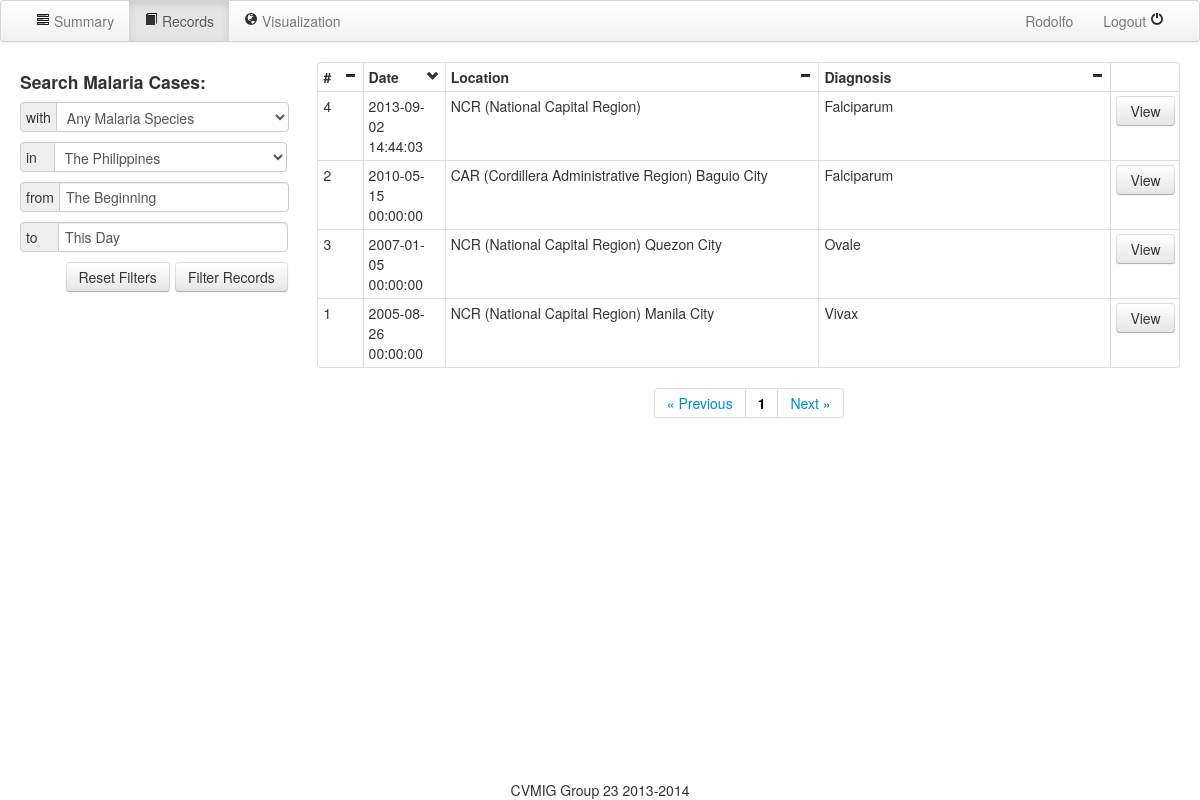
The page /records/ (signed in) on the database as committed earlier.
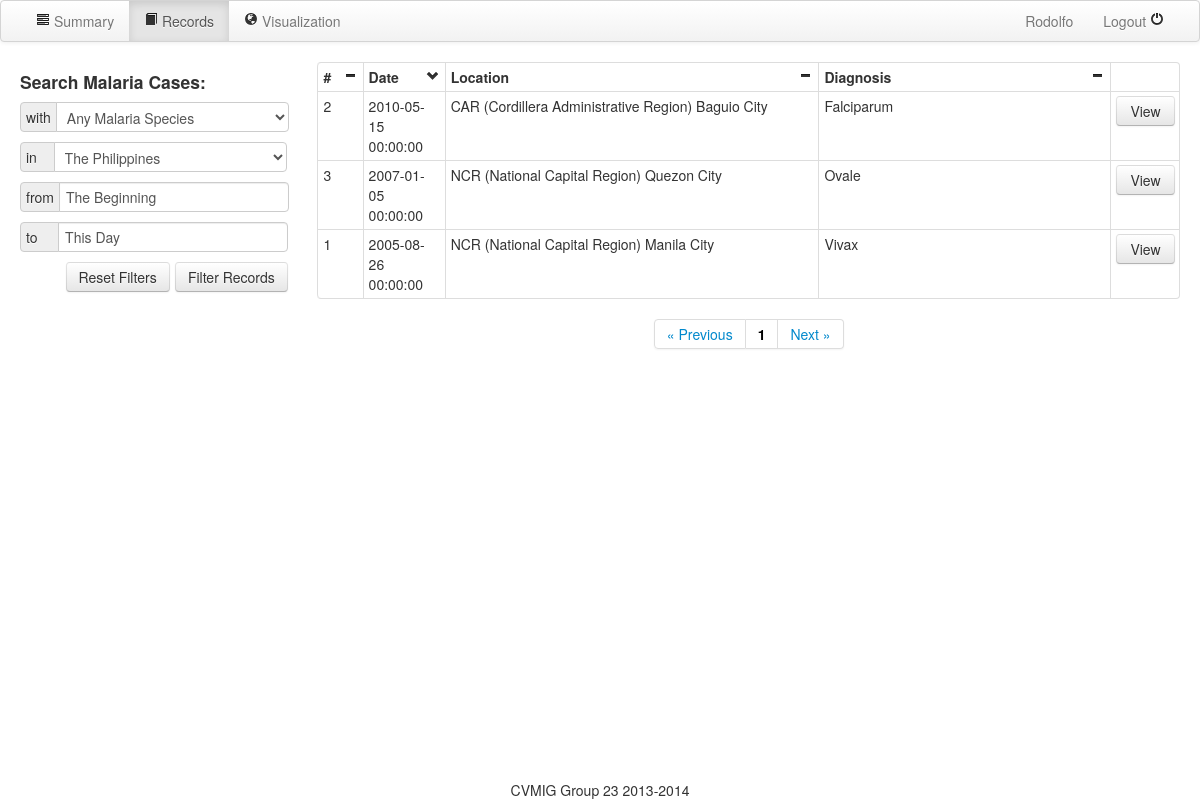
The same page on the database as committed later.
### serveus/models.py (models this page shows, shortened)
class User(db.Model, UserMixin):
    id = db.Column(db.Integer, primary_key=True)
    username = db.Column(db.String(80), unique=True)
    password = db.Column(db.String(120), unique=True)
    usertype_id = db.Column(db.Integer, db.ForeignKey('usertype.id'))

class Case(db.Model):
    id = db.Column(db.Integer, primary_key=True)
    date = db.Column(db.DateTime())
    age = db.Column(db.Integer)
    address = db.Column(db.String(120))
    human_diagnosis = db.Column(db.String(80))
    lat = db.Column(db.Float)
    lng = db.Column(db.Float)
    maltype_id = db.Column(db.Integer, db.ForeignKey('maltype.id'))
    images = db.relationship('Image', backref='case', lazy='dynamic')

### serveus/views.py (the view)
@app.route('/records/')
@login_required
def records2():
    print request.args.get('page')
    if not request.args.get('page'):
        page = 1
    else:
        page = int(request.args.get('page'))
    print request.args.get('malaria_selection')
    print request.args.get('region_selection')
    print request.args.get('date_start')
    print request.args.get('date_end')
    print request.args.get('sort_by') # date, location, diagnosis
    print request.args.get('order') # asc, desc
    if request.args:
        print 'Arguments present'
    else:
        print 'No arguments given'
    malariaList = ['Any Malaria Species','Falciparum','Vivax','Ovale','Malariae','No Malaria']
    regionList = ['The Philippines','NCR (National Capital Region)','CAR (Cordillera Administrative Region)','Region I (Ilocos Region)','Region II (Cagayan Valley)','Region III (Central Luzon)','Region IV-A (CALABARZON)','Region IV-B (MIMAROPA)','Region V (Bicol Region)','Region VI (Western Visayas)','Region VII (Central Visayas)','Region VIII (Eastern Visayas)','Region IX (Zamboanga Peninsula)','Region X (Northern Mindanao)','Region XI (Davao Region)','Region XII (Soccsksargen)','Region XIII (Caraga)','ARMM (Autonomous Region in Muslim Mindanao)']
    if request.args:
        malariaSelected = request.args.get('malaria_selection')
        regionSelected = request.args.get('region_selection')
        malariaIndex = malariaList.index(malariaSelected)
        regionIndex = regionList.index(regionSelected)
        date_start = request.args.get('date_start')
        date_end = request.args.get('date_end')
        sort_by = request.args.get('sort_by')
        order = request.args.get('order')
        caseList=''
        if date_start != 'The Beginning' :
            a=request.args.get('date_start')
            b=a.split('/')
            dt=datetime.date(int(b[2]),int(b[0]),int(b[1]))
            a=request.args.get('date_end')
            b=a.split('/')
            dte=datetime.date(int(b[2]),int(b[0]),int(b[1]))
        else :
            dt=datetime.date(1000,1,1)
            dte=datetime.date(9000,12,31)
        sortby=''
        if sort_by== 'date':
            sortby='date'
        elif sort_by== 'location':
            sortby='address'
        elif sort_by== 'diagnosis':
            sortby='human_diagnosis'
        else:
            sortby='id'
        param= "\"case\"."+sortby+" "+order
        print param
        if regionIndex == 0 and malariaIndex == 0:
                caseList= Case.query.filter(Case.date>=dt,Case.date<=dte).order_by(param)
        elif regionIndex == 0:
                caseList = Case.query.filter(Case.human_diagnosis == malariaSelected,Case.date>=dt,Case.date<=dte).order_by(param)
        elif malariaIndex == 0:
                caseList = Case.query.filter(Case.address.contains(regionSelected),Case.date>=dt,Case.date<=dte).order_by(param)
        else:
            caseList = Case.query.filter(Case.address.contains(regionSelected),Case.human_diagnosis == malariaSelected,Case.date>=dt,Case.date<=dte).order_by(param)
    else:
        malariaIndex = 0
        regionIndex = 0
        date_start = "The Beginning"
        date_end = "This Day"
        sort_by = "date"
        order = "desc"
        caseList = Case.query.order_by(Case.date.desc())
    caseList = [i for i in caseList]
    pagination = Pagination(page, Pagination.PER_PAGE, len(caseList))
    caseList = caseList[(page-1)*Pagination.PER_PAGE : ((page-1)*Pagination.PER_PAGE) + Pagination.PER_PAGE]
    return render_template("records.html", caseList = caseList, pagination = pagination, malariaList = malariaList, regionList = regionList, malariaIndex = malariaIndex, regionIndex = regionIndex, date_start = date_start, date_end = date_end, sort_by = sort_by, order = order, user = current_user)

### serveus/misc.py (called while the page is built)
    @property
    def pages(self):
        return int(ceil(self.total_count / float(self.per_page)))

    @property
    def has_prev(self):
        return self.page > 1

    @property
    def has_next(self):
        return self.page < self.pages

    def iter_pages(self, left_edge=2, left_current=2,
                   right_current=5, right_edge=2):
        last = 0
        for num in xrange(1, self.pages + 1):
            if num <= left_edge or \
               (num > self.page - left_current - 1 and \
                num < self.page + right_current) or \
               num > self.pages - right_edge:
                if last + 1 != num:
                    yield None
                yield num
                last = num

### serveus/views.py (called while the page is built)
@login_manager.user_loader
def load_user(userid):
    return User.query.get(userid)

### serveus/templates/records.html (shortened to what this page needs)
<!DOCTYPE html>
<html>
	<head>
		<link href="/static/css/bootstrap.min.css" rel="stylesheet" media="screen">
		<link href="/static/css/bootstrap-responsive.css" rel="stylesheet">
        <link href="/static/css/eyecon-datepicker.css" rel="stylesheet">
	</head>
	<body>
    <div id="super">
		<div class="navbar" style="width: 100%;">
			<div class="navbar-inner">
				<div>
                    <div>
					<ul class="nav pull-left">
						<li><a href="/dashboard"><i class="icon-tasks"></i> Summary</a></li>
						<li class="active"><a href="/records/"><i class="icon-book"></i> Records</a></li>
						<li><a href="/map"><i class="icon-globe"></i> Visualization</a></li>
					</ul>
					<ul class="nav pull-right">
						<li><a href="#">{{user.usertype.name}} {{ user.username }}</a></li>
						<li><a href="/logout/">Logout <i class="icon-off"></i></a></li>
					</ul>
					</div>
				</div>
			</div>
		</div>
		<div class="container-fluid">
				<div class="row-fluid">
				<form action="/records/" method="get" name="filter" class="span3 container" style="background-color: white; ">
					<h4>Search Malaria Cases:</h4>
					<div class="input-prepend" style="width: 100%">
<span class="add-on">with</span>
					<select style="width: calc(100% - 35px)" name="malaria_selection">
                    {% for i in malariaList %}
                        <option {% if loop.index0 == malariaIndex %}selected{% endif %}>{{ i }}</option>
                    {% endfor %}
					</select>
					</div>
					<div class="input-prepend" style="width: 100%">
<span class="add-on">in&nbsp;&nbsp;&nbsp;</span>
					<select style="width: calc(100% - 34px)" name="region_selection">
					{% for i in regionList %}
                        <option {% if loop.index0 == regionIndex %}selected{% endif %}>{{ i }}</option>
                    {% endfor %}
					</select>
					</div>
                    <br>
                    <div class="input-prepend" style="width: 100%">
<span class="add-on">from</span>
                    <input type="text" style="width: calc(100% - 52px)" value="{{date_start}}" id="dpd1" name="date_start">
                    </div>
                    <br>
                    <div class="input-prepend" style="width: 100%">
                    <span class="add-on">to&nbsp;&nbsp;&nbsp;&nbsp;</span>
                    <input type="text" style="width: calc(100% - 52px)" value="{{date_end}}" id="dpd2" name="date_end">
                    </div>
                    <br>
                    <div style="text-align: right">
                    <a class="btn" href="/records/" >Reset Filters</a>
                    <input class="btn btn-medium" type="submit" id="submit_button" value="Filter Records" style="height: 30px; margin-left: 0.5%">
                    </div>
				</form>
				<div class="span9" style="background-color: white;">
				    <table class="table table-bordered table-condensed">
					<tr>
                    <th class="span1" onclick="sort('case');"># <div class="pull-right"><i class="icon-minus" id="case_chevron"></i></div>
                    <th class="span1" onclick="sort('date');" style="min-width: 80px">Date <div class="pull-right"><i class="icon-minus" id="date_chevron"></i></div>
                    <th class="span5" onclick="sort('location');">Location <div class="pull-right"><i class="icon-minus" id="location_chevron"></i></div>
                    <th class="span4" onclick="sort('diagnosis');">Diagnosis <div class="pull-right"><i class="icon-minus" id="diagnosis_chevron"></i></div>
                    <th class="span1">
                    {% for i in caseList %}
					<tr><td>{{i.id}}<td>{{i.date}}<td>{{i.address}}<td>{{i.human_diagnosis}}<td><a href="/case/{{ i.id }}/" class="btn" style="width: calc(100% - 25px)">View</a>
                    {% endfor %}
					</table>
                    {% if pagination.pages %}
                    <div class="pagination" style="text-align: center">
                    <ul>
                    <li><a href="#" {% if pagination.has_prev %}onclick="set_page('{{pagination.page - 1}}')"{% endif %}>&laquo; Previous</a></li>
                    {% for page in pagination.iter_pages() %}{% if page %}<li><a href="#" {% if page != pagination.page %}onclick="set_page('{{page}}')"{% else %}style="color: black; font-weight: bold"{% endif %}>{{ page }}</a></li>{% endif %}{% endfor %}
                    <li><a href="#"{% if pagination.has_next %}onclick="set_page('{{pagination.page + 1}}')"{% endif %}>Next &raquo;</a></li>
                    </ul>
                    </div>
                    {% endif %}
				</div>
			</div>
		</div>
        <div id="footer">CVMIG Group 23 2013-2014</div>
        </div>
	</body>
</html>

### serveus/templates/records.html (style rules this page uses)
html, body { margin:0; padding:0; height:100%; }
#super { min-height:100%; position:relative; }
#footer { position:absolute; bottom:0; width:100%; height: 20px; text-align: center; }

Rows that differ between the two databases and show on the page:
removed Case: id "4", date "2013-09-02 14:44:03", address "NCR (National Capital Region)", human_diagnosis "Falciparum"
